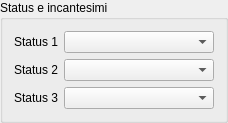
                        <widget class="QGroupBox" name="groupBoxItemBaseStatus">
                         <property name="title">
                          <string>Status e incantesimi</string>
                         </property>
                         <layout class="QVBoxLayout" name="verticalLayout_16">
                          <item>
                           <layout class="QGridLayout" name="gridLayout_17">
                            <item row="1" column="0">
                             <widget class="QLabel" name="label_41">
                              <property name="sizePolicy">
                               <sizepolicy hsizetype="Fixed" vsizetype="Preferred">
                                <horstretch>0</horstretch>
                                <verstretch>0</verstretch>
                               </sizepolicy>
                              </property>
                              <property name="text">
                               <string>Status 2</string>
                              </property>
                             </widget>
                            </item>
                            <item row="2" column="1">
                             <widget class="QComboBox" name="comboBoxItemTemporaryStatus2">
                              <property name="minimumSize">
                               <size>
                                <width>150</width>
                                <height>0</height>
                               </size>
                              </property>
                             </widget>
                            </item>
                            <item row="1" column="1">
                             <widget class="QComboBox" name="comboBoxItemTemporaryStatus1">
                              <property name="minimumSize">
                               <size>
                                <width>150</width>
                                <height>0</height>
                               </size>
                              </property>
                             </widget>
                            </item>
                            <item row="0" column="0">
                             <widget class="QLabel" name="label_40">
                              <property name="sizePolicy">
                               <sizepolicy hsizetype="Fixed" vsizetype="Preferred">
                                <horstretch>0</horstretch>
                                <verstretch>0</verstretch>
                               </sizepolicy>
                              </property>
                              <property name="text">
                               <string>Status 1</string>
                              </property>
                             </widget>
                            </item>
                            <item row="0" column="1">
                             <widget class="QComboBox" name="comboBoxItemTemporaryStatus0">
                              <property name="minimumSize">
                               <size>
                                <width>150</width>
                                <height>0</height>
                               </size>
                              </property>
                             </widget>
                            </item>
                            <item row="2" column="0">
                             <widget class="QLabel" name="label_42">
                              <property name="sizePolicy">
                               <sizepolicy hsizetype="Fixed" vsizetype="Preferred">
                                <horstretch>0</horstretch>
                                <verstretch>0</verstretch>
                               </sizepolicy>
                              </property>
                              <property name="text">
                               <string>Status 3</string>
                              </property>
                             </widget>
                            </item>
                           </layout>
                          </item>
                         </layout>
                        </widget>
